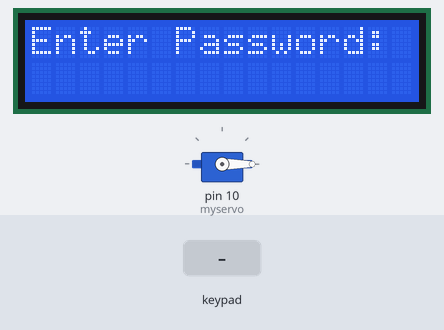
The sketch below on a simulated Arduino Uno, built with avr-gcc and run on an emulated ATmega328P. Shown: servo, 16×2 character LCD. The test bench sets the inputs (shaded band).

Above: at 2.2 s.
2.3 s: keypad keys D 2 0 0 5 pressed 0.4 s apart
At 6.0 s:
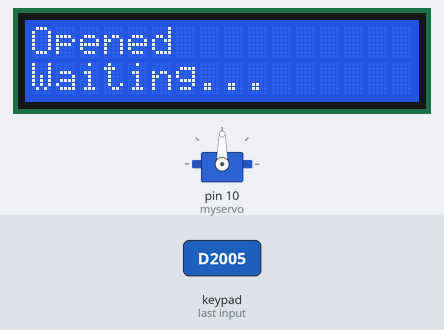
8.8 s: key 'A' pressed
11.8 s: keypad keys D 2 0 0 5 # pressed 0.4 s apart
At 15.5 s:
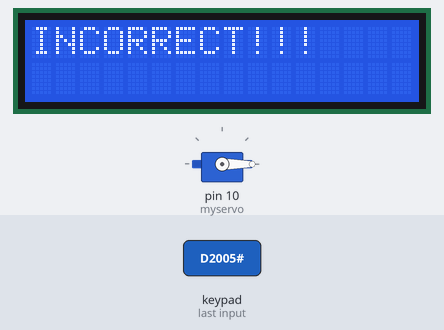
15.8 s: key 'B' pressed
At 18.2 s:
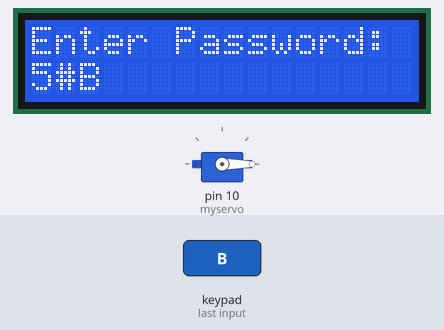
18.5 s: keypad keys D 2 0 0 5 * pressed 0.4 s apart
At 22.1 s:
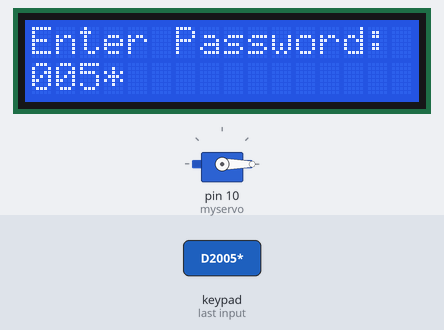
22.9 s: key '1' pressed
At 24.3 s:
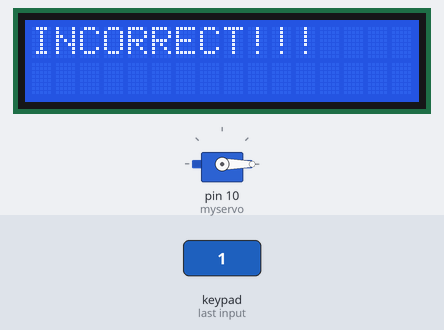
Timing chart, 0 to 25.9 s (numbered marks = the images above; inputs shaded):
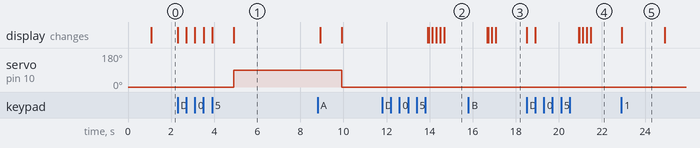

Measured:
- after the input at 2.3 s, servo on pin 10 (myservo): 0° → 90° after 2.6 s; the display: first changes at once (image 1 shows a later state)
- after the input at 11.8 s, the display: first differs from a run without the input after 2.3 s (image 2 shows a later state)
- after the input at 15.8 s, the display: first differs from a run without the input after 1.3 s (image 3)
- after the input at 18.5 s, the display: first changes at once (image 4 shows a later state)
- after the input at 22.9 s, the display: changes at once (image 5)
- what the display in image 5 shows lasts 2.0 s, from 22.9 s to 24.9 s

The sketch:

door_lock_system_with_password1.ino
```cpp
#include <Servo.h>

#include <Keypad.h>

#include <LiquidCrystal.h>

#define Pwd_Len 6

Servo myservo;

LiquidCrystal lcd(A0, A1, A2, A3, A4, A5);

const byte ROWS = 4;
const byte COLS = 4;
char keys[ROWS][COLS] = {
  {'1', '2', '3', 'A'},
  {'4', '5', '6', 'B'},
  {'7', '8', '9', 'C'},
  {'*', '0', '#', 'D'}
};

byte rowPins[ROWS] = {0, 1, 2, 3};
byte colPins[COLS] = {4, 5, 6, 7};
Keypad customKeypad(makeKeymap(keys), rowPins, colPins, ROWS, COLS);

int pos = 0;

char Data[Pwd_Len];
char Master[Pwd_Len] ="D2005";
byte data_count = 0;
byte master_count =  0;

bool door = false;
char customKey;

void setup() {
   myservo.attach(10);
   ServoClose();
  lcd.begin(16,2);
  lcd.print("Door is Locked! ");
  lcd.setCursor(0,1);
  lcd.print("Loading....");
  delay(1000);
  lcd.clear();
}

void loop() {
  Open();
}

void clearData() {
  while (data_count != 0)
  {
    Data[data_count--] = 0;
  }
  return;
}

void ServoClose() {
  for( pos = 90; pos >= 0; pos -=10)  {
    myservo.write(pos);
  }
}

void ServoOpen() {
  for(pos = 0;  pos <=90; pos +=10) {
    myservo.write(pos);
  }
}

void Open()
{
  lcd.setCursor(0,0);
  lcd.print("Enter Password: ");

  customKey = customKeypad.getKey();
  if(customKey) {
    Data[data_count] = customKey;
    lcd.setCursor(data_count, 1);
    lcd.print(Data[data_count]);
    data_count++;
  }

  if (data_count ==Pwd_Len - 1) {
    if(!strcmp(Data, Master))
    {
      lcd.clear();
      lcd.print("Opening Door...");
      delay(1000);
      ServoOpen();
      lcd.clear();
      lcd.print("Opened");
      door = true;
      lcd.setCursor(0, 1);
      lcd.print("Waiting...");
      delay(4000);
      lcd.clear();
      lcd.print("Closing Door...");
      delay(1000);
      ServoClose();
      lcd.clear();
      lcd.print("Closed.");
      door = false;
      delay(2000);
    }
    else{
      lcd.clear();
      lcd.print("INCORRECT!!!");
      door = false;
    }
    delay(2000);
    lcd.clear();
    clearData();
  }
}
```
